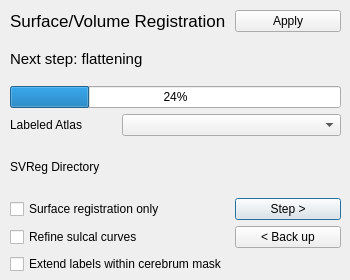
<?xml version="1.0" encoding="UTF-8"?>
<ui version="4.0">
 <class>SVRegistrationDialog</class>
 <widget class="QDialog" name="SVRegistrationDialog">
  <property name="geometry">
   <rect>
    <x>0</x>
    <y>0</y>
    <width>350</width>
    <height>280</height>
   </rect>
  </property>
  <property name="windowTitle">
   <string>Surface/Volume Registration</string>
  </property>
  <widget class="QWidget" name="layoutWidget">
   <property name="geometry">
    <rect>
     <x>10</x>
     <y>10</y>
     <width>331</width>
     <height>264</height>
    </rect>
   </property>
   <layout class="QGridLayout" name="gridLayout">
    <item row="6" column="0" colspan="2">
     <widget class="QCheckBox" name="refineSulcalCurvesCheckBox">
      <property name="text">
       <string>Refine sulcal curves</string>
      </property>
     </widget>
    </item>
    <item row="4" column="0" colspan="3">
     <widget class="QLabel" name="svregDirectoryLabel">
      <property name="minimumSize">
       <size>
        <width>0</width>
        <height>50</height>
       </size>
      </property>
      <property name="text">
       <string>SVReg Directory</string>
      </property>
      <property name="scaledContents">
       <bool>true</bool>
      </property>
      <property name="wordWrap">
       <bool>true</bool>
      </property>
     </widget>
    </item>
    <item row="5" column="0" colspan="2">
     <widget class="QCheckBox" name="surfaceRegistrationOnlyCheckBox">
      <property name="toolTip">
       <string>Run only the surface registration programs; skip the volumetric registration.</string>
      </property>
      <property name="text">
       <string>Surface registration only</string>
      </property>
     </widget>
    </item>
    <item row="5" column="2">
     <widget class="QPushButton" name="runStepButton">
      <property name="text">
       <string>Step &gt;</string>
      </property>
     </widget>
    </item>
    <item row="0" column="2">
     <widget class="QPushButton" name="applyButton">
      <property name="text">
       <string>Apply</string>
      </property>
     </widget>
    </item>
    <item row="2" column="0" colspan="3">
     <widget class="QProgressBar" name="progressBar">
      <property name="value">
       <number>24</number>
      </property>
     </widget>
    </item>
    <item row="6" column="2">
     <widget class="QPushButton" name="previousStepButton">
      <property name="text">
       <string>&lt; Back up</string>
      </property>
     </widget>
    </item>
    <item row="1" column="0" colspan="3">
     <widget class="QLabel" name="stepNameText">
      <property name="font">
       <font>
        <pointsize>11</pointsize>
       </font>
      </property>
      <property name="text">
       <string>Next step: flattening</string>
      </property>
     </widget>
    </item>
    <item row="3" column="1" colspan="2">
     <widget class="QComboBox" name="labeledAtlasComboBox"/>
    </item>
    <item row="0" column="0" colspan="2">
     <widget class="QLabel" name="title">
      <property name="font">
       <font>
        <pointsize>13</pointsize>
       </font>
      </property>
      <property name="text">
       <string>Surface/Volume Registration</string>
      </property>
     </widget>
    </item>
    <item row="3" column="0">
     <widget class="QLabel" name="label">
      <property name="text">
       <string>Labeled Atlas</string>
      </property>
     </widget>
    </item>
    <item row="7" column="0" colspan="3">
     <widget class="QCheckBox" name="extendLabelsCheckBox">
      <property name="text">
       <string>Extend labels within cerebrum mask</string>
      </property>
     </widget>
    </item>
   </layout>
  </widget>
 </widget>
 <resources/>
 <connections/>
</ui>
